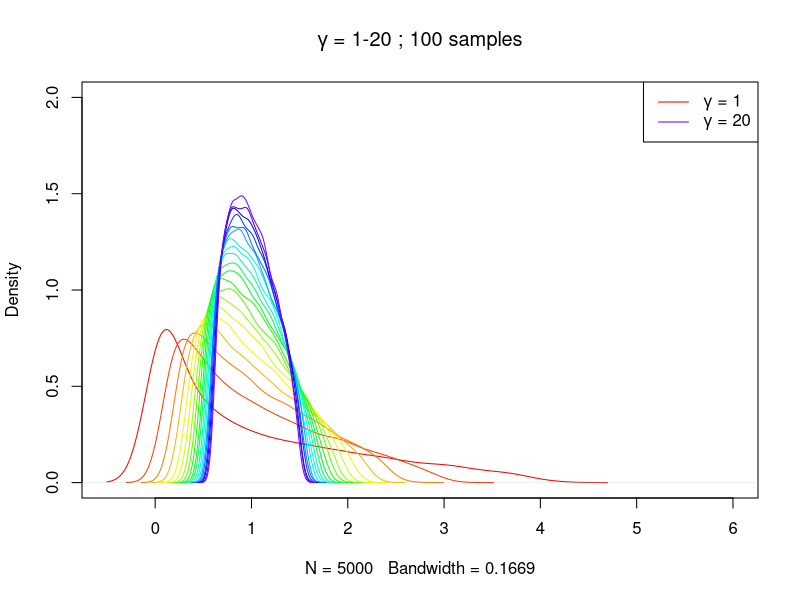
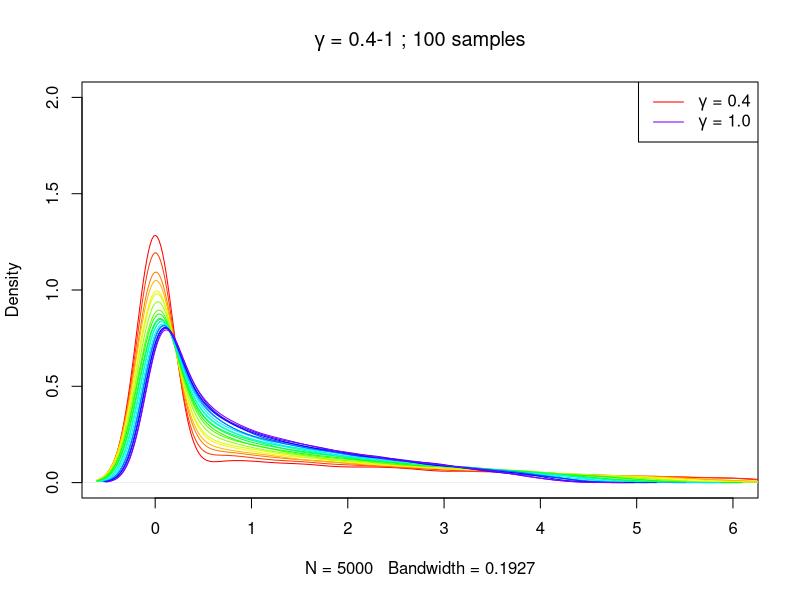

Source code (R) for these figures, in order:
MarcenkoPastur<-function(J,N,generate=FALSE,Samples=10,plot=FALSE) {
  # N=100000
  # J=100
  # generate=TRUE
  gamma = J/N
  gminus = (1-sqrt(gamma))^2
  gplus = (1+sqrt(gamma))^2
  EV = seq(gminus,gplus,length.out = 1000)
  dist<-(1/(2*pi*gamma*EV))*sqrt((EV-gminus)*(gplus-EV))
  HighEV<-max(dist)
  if (plot) {
  par(mfrow=c(1,1))
  plot(EV,dist,xlim=c(-0.5,6),ylim=c(0,2*sqrt(J)),type="n",
       main=paste0("gamma = ",gamma,"; ",Samples," samples"))
  lines(EV,dist,lwd=2)}
  if (generate) {
    j=8
    n<-ceiling(j/gPulls[i])
    EVals=do.call("rbind",lapply(1:Samples,function(y) {    
      rMat=do.call("rbind",lapply(1:j,function(x) rnorm(n)))  # The random matrix
      eigen(cov(rMat))$values
    }))
    HighEV<-max(HighEV,max(EVals))
    rm(EVals)
    gc()
    if (plot) {
      gPulls<-seq(gamma/2,2,length.out=5)
      for (i in 1:length(gPulls)) {
        n<-ceiling(j/gPulls[i])
        EVals=do.call("rbind",lapply(1:Samples,function(y) {    
          rMat=do.call("rbind",lapply(1:j,function(x) rnorm(n)))  # The random matrix
          eigen(cov(rMat))$values
        }))
        lines(density(EVals),col=i)
        rm(EVals)
        gc()
      }
    }
  }
  HighEV
}
  
  
#######   Gamma from 1:20
library(RColorBrewer)

gLimit=20   # High Gamma limit
Samples=100    # Number of random matrices to sample for each condition
nZ = 50   # Number of Z's corresponding to number of items
cols<-rainbow(gLimit,start = 0,end = 0.75)
for (i in 1:gLimit) {
  N = nZ*i # Number of Students taking an exam... 
  J = nZ # Number of items on the exam... J = Random Gaussian samples (analogous to all the Z's or X's)
  Gamma = N/J  # the only parameter for the Marcenko-Pastur distribution
  EVals=do.call("rbind",lapply(1:Samples,function(y) {    
    rMat=do.call("rbind",lapply(1:N,function(x) rnorm(J)))  # The random matrix
    eigen(cov(rMat))$values
  }))
  if(i==1){
    eval(parse(text=paste0('plot(density(EVals),xlim=c(-0.5,6),ylim=c(0,2),col=cols[1],
                  main=expression(paste(gamma," = 1-",',gLimit,'," ; ",',Samples,'," samples")))')))
  } else {lines(density(EVals),col=cols[i])}
}
eval(parse(text=paste0('legend("topright",legend = c(expression(paste(gamma," = 1")),
                                                     expression(paste(gamma," = ',gLimit,'"))),
                          col=c(cols[1],cols[gLimit]),lty=1)')))
###################   Gamma from 0.4 to 1
Nseq=20   # Number of 
Samples=100
nZ = 50
gBounds<-c(0.4,1.0)
for (i in seq(gBounds[1],gBounds[2],length.out = Nseq)) {
  N = ceiling(nZ*i) # Number of Students taking an exam... 
  J = nZ # Number of items on the exam... J = Random Gaussian samples (analogous to all the Z's or X's)
  Gamma = N/J  # the only parameter for the Marcenko-Pastur distribution
  EVals=do.call("rbind",lapply(1:Samples,function(y) {    
    rMat=do.call("rbind",lapply(1:N,function(x) rnorm(J)))  # The random matrix
    eigen(cov(rMat))$values
  }))
  if(i==0.4){
    nC<-1
    eval(parse(text=paste0('plot(density(EVals),xlim=c(-0.5,6),ylim=c(0,2),col=cols[nC],
         main=expression(paste(gamma," = ",',gBounds[1],',"-",',gBounds[2],'," ; ",',Samples,'," samples")))')))
  } else {
    nC<-nC+1
    lines(density(EVals),col=cols[nC])
  }
}
eval(parse(text=paste0('legend("topright",legend = c(expression(paste(gamma," = 0.4")),expression(paste(gamma," = 1.0"))),
                          col=c(cols[1],cols[gLimit]),lty=1)')))
